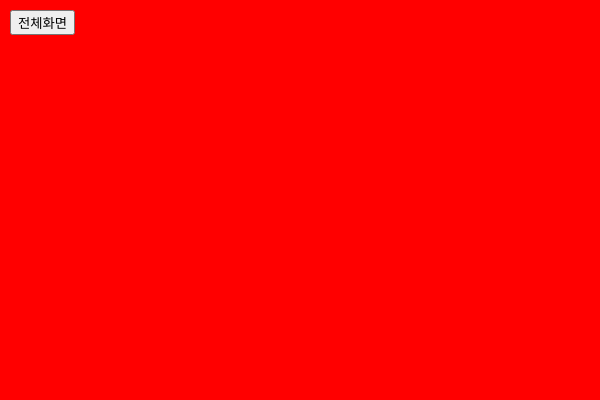
Frame 1 (no input)
Frame 60 (no input): identical to frame 1, image omitted
Frame 120 (the mouse pressed at the canvas centre since frame 60): identical to frame 1, image omitted

The p5.js sketch that drew this single still picture (run headless with seeded random() and noise() and a simulated clock; from frame 60 on, the mouse is pressed at the canvas centre):

// p5.js sketch
// ── sketch.js
function setup() {
  createCanvas(600, 400);
  //createCanvas(windowWidth, windowHeight);
  //createCanvas(displayWidth, displayHeight);
  background(255, 0, 0);    
  btn = createButton('전체화면');
  btn.position(10, 10);
  btn.mousePressed(() => {
    let fs = fullscreen();
    fullscreen(!fs);
  })
}

function draw(){
  background(255, 0, 0);  
}
